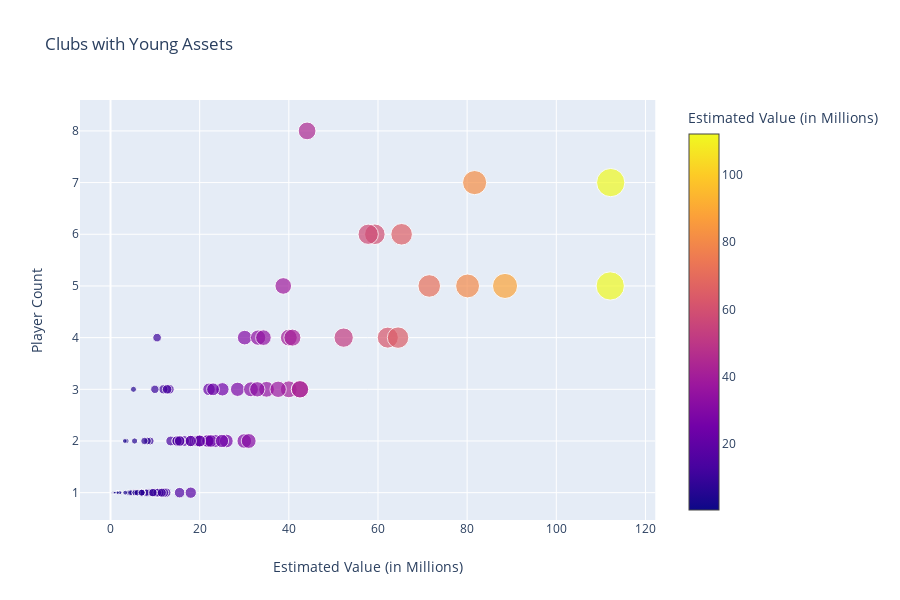

This figure's notebook cell:
### Code cell
fig = px.scatter(hp_asset, x="Value", y="Player_Count", hover_data=['Club'], size = 'Value', color = 'Value',
        title = 'Clubs with Young Assets',
        labels = {"Value":"Estimated Value (in Millions)","Player_Count":"Player Count"})
fig.show()

### Figure 1 — Plotly figure (JSON) as saved in the notebook; plotly's stock layout.template omitted (floating-point values rounded to 4 significant figures)
{"data": [{"customdata": [["1. FC Köln"], ["1. FSV Mainz 05"], ["AEK Athens"], ["AS Monaco"], ["AZ Alkmaar"], ["Ajax"], ["Argentinos Juniors"], ["Arsenal"], ["Aston Villa"], ["Atalanta"], ["Atlanta United"], ["Bayer 04 Leverkusen"], ["Bologna"], ["Borussia Dortmund"], ["Borussia Mönchengladbach"], ["Bournemouth"], ["Brescia"], ["CD Leganés"], ["Cagliari"], ["Celtic"], ["Chelsea"], ["Club Brugge KV"], ["Crystal Palace"], ["DC United"], ["Deportivo Cali"], ["Derby County"], ["Dijon FCO"], ["Dinamo Zagreb"], ["Dynamo Kyiv"], ["Eintracht Frankfurt"], ["En Avant de Guingamp"], ["Everton"], ["Excelsior"], ["FC Barcelona"], ["FC Basel 1893"], ["FC Bayern München"], ["FC Girondins de Bordeaux"], ["FC Groningen"], ["FC Nantes"], ["FC Porto"], ["FC Red Bull Salzburg"], ["FC Schalke 04"], ["FC Zürich"], ["Fiorentina"], ["Fulham"], ["Galatasaray SK"], ["Genoa"], ["Getafe CF"], ["Hamburger SV"], ["Hannover 96"], ["Heart of Midlothian"], ["Hertha BSC"], ["Independiente"], ["Inter"], ["Juventus"], ["KAA Gent"], ["KRC Genk"], ["LOSC Lille"], ["Lech Poznań"], ["Legia Warszawa"], ["Leicester City"], ["Liverpool"], ["Manchester City"], ["Manchester United"], ["Milan"], ["Molde FK"], ["Montpellier HSC"], ["Napoli"], ["New York Red Bulls"], ["Norwich City"], ["OGC Nice"], ["Olympique Lyonnais"], ["Olympique de Marseille"], ["PFC CSKA Moscow"], ["PSV"], ["Paris Saint-Germain"], ["Parma"], ["RB Leipzig"], ["RC Celta"], ["RCD Espanyol"], ["RSC Anderlecht"], ["Racing Club"], ["Rangers FC"], ["Real Madrid"], ["Real Sociedad"], ["Rio Ave FC"], ["River Plate"], ["Roma"], ["SC Braga"], ["SK Sturm Graz"], ["SL Benfica"], ["SV Werder Bremen"], ["Sampdoria"], ["Sassuolo"], ["Shakhtar Donetsk"], ["Sheffield United"], ["Sporting CP"], ["Stade Rennais FC"], ["Swansea City"], ["TSG 1899 Hoffenheim"], ["Tottenham Hotspur"], ["Toulouse Football Club"], ["Udinese"], ["Valencia CF"], ["Vancouver Whitecaps FC"], ["VfB Stuttgart"], ["VfL Wolfsburg"], ["Vitesse"], ["Vélez Sarsfield"], ["West Bromwich Albion"], ["West Ham United"], ["Wigan Athletic"], ["Wolverhampton Wanderers"], ["Yokohama F. Marinos"]], "hoverlabel": {"namelength": 0}, "hovertemplate": "Estimated Value (in Millions)=%{marker.color}<br>Player Count=%{y}<br>Club=%{customdata[0]}", "legendgroup": "", "marker": {"color": [3.9, 18, 4.1, 44.1, 3.6, 88.5, 3.3, 10.45, 10, 5.4, 8.5, 62.2, 13.2, 65.3, 40, 19.5, 1.8, 10.5, 21.5, 28.5, 5.15, 38.75, 8, 1.4, 7, 16.5, 0.8, 11, 25.1, 15.5, 10.5, 35, 1.4, 112.1, 0.28, 11.85, 30.1, 7, 0.65, 23.5, 10, 40, 1.7, 30, 20, 12.5, 5, 12, 2.2, 11, 0.65, 12.7, 9.5, 18, 22, 8.9, 15.6, 13.5, 3.2, 1.6, 42.5, 33.1, 52.3, 34.3, 80.1, 1.8, 2, 26, 4.8, 1.6, 31.5, 81.67, 6, 10.5, 21.8, 112.2, 1.5, 59.3, 31, 11.5, 5.5, 8.3, 0.925, 64.5, 32.92, 7, 7, 40.8, 7, 4.5, 57.8, 14.95, 5.5, 7.6, 9.95, 1.8, 42.5, 14.9, 2.1, 22.1, 5.5, 15.5, 22.5, 71.5, 6, 25, 23, 20, 9.5, 7, 18, 1.6, 37.6, 0.975], "coloraxis": "coloraxis", "size": [3.9, 18, 4.1, 44.1, 3.6, 88.5, 3.3, 10.45, 10, 5.4, 8.5, 62.2, 13.2, 65.3, 40, 19.5, 1.8, 10.5, 21.5, 28.5, 5.15, 38.75, 8, 1.4, 7, 16.5, 0.8, 11, 25.1, 15.5, 10.5, 35, 1.4, 112.1, 0.28, 11.85, 30.1, 7, 0.65, 23.5, 10, 40, 1.7, 30, 20, 12.5, 5, 12, 2.2, 11, 0.65, 12.7, 9.5, 18, 22, 8.9, 15.6, 13.5, 3.2, 1.6, 42.5, 33.1, 52.3, 34.3, 80.1, 1.8, 2, 26, 4.8, 1.6, 31.5, 81.67, 6, 10.5, 21.8, 112.2, 1.5, 59.3, 31, 11.5, 5.5, 8.3, 0.925, 64.5, 32.92, 7, 7, 40.8, 7, 4.5, 57.8, 14.95, 5.5, 7.6, 9.95, 1.8, 42.5, 14.9, 2.1, 22.1, 5.5, 15.5, 22.5, 71.5, 6, 25, 23, 20, 9.5, 7, 18, 1.6, 37.6, 0.975], "sizemode": "area", "sizeref": 0.2805, "symbol": "circle"}, "mode": "markers", "name": "", "showlegend": false, "type": "scatter", "x": [3.9, 18, 4.1, 44.1, 3.6, 88.5, 3.3, 10.45, 10, 5.4, 8.5, 62.2, 13.2, 65.3, 40, 19.5, 1.8, 10.5, 21.5, 28.5, 5.15, 38.75, 8, 1.4, 7, 16.5, 0.8, 11, 25.1, 15.5, 10.5, 35, 1.4, 112.1, 0.28, 11.85, 30.1, 7, 0.65, 23.5, 10, 40, 1.7, 30, 20, 12.5, 5, 12, 2.2, 11, 0.65, 12.7, 9.5, 18, 22, 8.9, 15.6, 13.5, 3.2, 1.6, 42.5, 33.1, 52.3, 34.3, 80.1, 1.8, 2, 26, 4.8, 1.6, 31.5, 81.67, 6, 10.5, 21.8, 112.2, 1.5, 59.3, 31, 11.5, 5.5, 8.3, 0.925, 64.5, 32.92, 7, 7, 40.8, 7, 4.5, 57.8, 14.95, 5.5, 7.6, 9.95, 1.8, 42.5, 14.9, 2.1, 22.1, 5.5, 15.5, 22.5, 71.5, 6, 25, 23, 20, 9.5, 7, 18, 1.6, 37.6, 0.975], "xaxis": "x", "y": [1, 2, 1, 8, 2, 5, 1, 4, 1, 2, 1, 4, 3, 6, 4, 2, 1, 1, 2, 3, 3, 5, 1, 1, 1, 2, 1, 1, 3, 1, 1, 3, 1, 5, 1, 3, 4, 1, 1, 2, 1, 3, 1, 2, 2, 1, 1, 1, 1, 1, 1, 3, 1, 1, 2, 2, 2, 2, 2, 1, 3, 4, 4, 4, 5, 1, 1, 2, 1, 1, 3, 7, 1, 1, 2, 7, 1, 6, 2, 1, 1, 2, 1, 4, 3, 1, 1, 4, 1, 1, 6, 2, 1, 2, 3, 1, 3, 2, 1, 3, 1, 2, 2, 5, 1, 2, 3, 2, 1, 1, 2, 1, 3, 1], "yaxis": "y"}], "layout": {"coloraxis": {"colorbar": {"title": {"text": "Estimated Value (in Millions)"}}, "colorscale": [[0, "#0d0887"], [0.1111, "#46039f"], [0.2222, "#7201a8"], [0.3333, "#9c179e"], [0.4444, "#bd3786"], [0.5556, "#d8576b"], [0.6667, "#ed7953"], [0.7778, "#fb9f3a"], [0.8889, "#fdca26"], [1, "#f0f921"]]}, "height": 600, "legend": {"itemsizing": "constant", "tracegroupgap": 0}, "title": {"text": "Clubs with Young Assets"}, "xaxis": {"anchor": "y", "domain": [0, 0.98], "title": {"text": "Estimated Value (in Millions)"}}, "yaxis": {"anchor": "x", "domain": [0, 1], "title": {"text": "Player Count"}}}}
